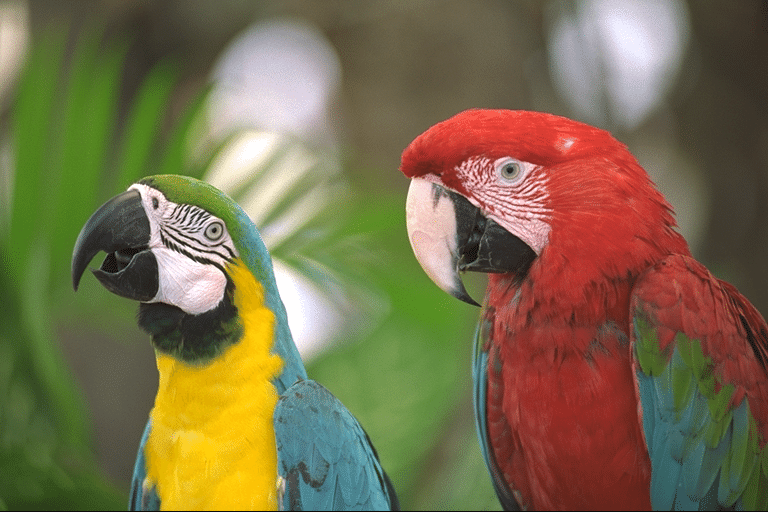
#> input picture lab4/img.png, 768 x 512 px, given in place of the camera
$ python black_rectangle.py
#> lines starting #> are read from the running program, lines starting #| are printed output that depends on the picture; after the words box and inside, x2 and y2 are one past the last pixel; in counts of white or black regions, pixels touching at a corner belong together
import cv2
import numpy as np

cap = cv2.VideoCapture(0)

core = np.ones((3, 3), np.uint8)

while cap.isOpened():
    ret, frame = cap.read()
#> frame is the input picture: shape (512, 768, 3); mean B, G, R 75.9, 109.7, 121.7
    if not(ret):
        break
    orig_frame = frame

    h1 = np.array((0, 90, 90))
    h2 = np.array((5, 255, 255))

    frame = cv2.cvtColor(frame, cv2.COLOR_BGR2HSV)
#> frame: shape (512, 768, 3); mean H, S, V 38.4, 111, 133.3

    treshold = cv2.inRange(frame, h1, h2)
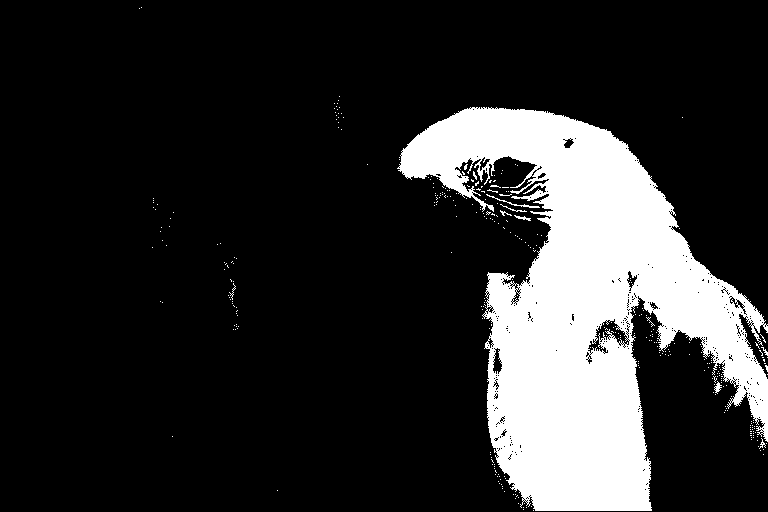
#> treshold: shape (512, 768); 17.7% white; 346 white regions (337 under 20 px), largest, box (x1, y1, x2, y2) and area: (397, 107, 768, 511) 68664, (486, 194, 540, 208) 86, (714, 381, 722, 394) 47

    cv2.imshow("HSV", frame)

    white  = cv2.erode(treshold, core)
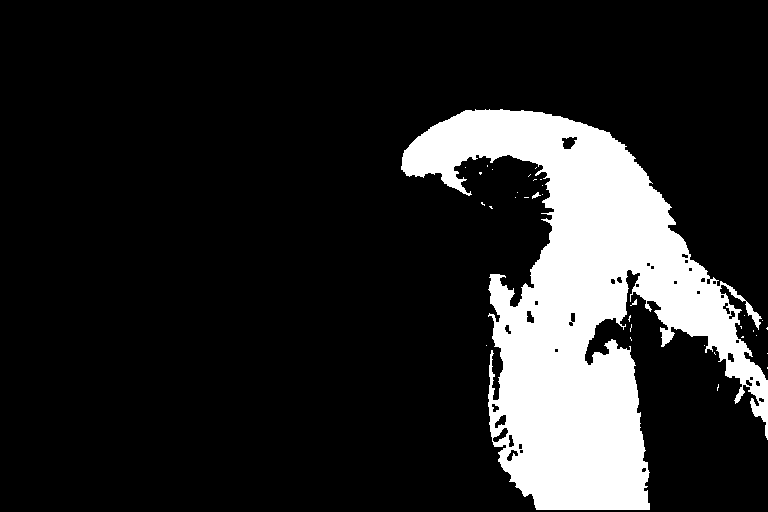
#> white: shape (512, 768); 15.7% white; 34 white regions (31 under 20 px), largest, box (x1, y1, x2, y2) and area: (401, 109, 768, 510) 61644, (532, 192, 541, 199) 28, (630, 299, 637, 306) 21
    wh_and_bl = cv2.dilate(white, core)
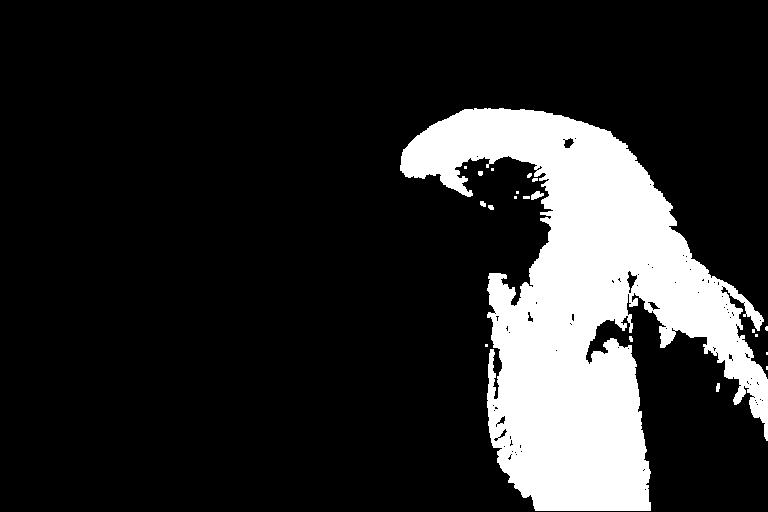
#> wh_and_bl: shape (512, 768); 16.9% white; 20 white regions (11 under 20 px)

    cv2.imshow("Red after morph", wh_and_bl)

    moments = cv2.moments(treshold)
#> moments = moments, m00 17733465, centre m10/m00, m01/m00 = (584, 306.1)

    S = moments['m00']
#> S = 17733465
    M01 = moments['m01']
#> M01 = 5.43e+09
    M10 = moments['m10']
#> M10 = 1.04e+10
    if S>0:
        x_center = int(M10 / S)
#> x_center = 584
        y_center = int(M01 / S)
#> y_center = 306

        cv2.circle(orig_frame, center=(x_center, y_center), radius=4, color=(70, 255, 255), thickness=-1)
#> orig_frame: shape (512, 768, 3); 0.01% of pixels changed, all inside (x1, y1, x2, y2) = (580, 302, 589, 311)

        contours, _ = cv2.findContours(wh_and_bl, cv2.RETR_EXTERNAL, cv2.CHAIN_APPROX_SIMPLE)
#> contours = 20 contours, 18 with area under 20; largest, box (x1, y1, x2, y2) and area: (400, 108, 768, 511) 65286, (531, 191, 544, 200) 54

        if contours:
            largest_contour = max(contours, key=cv2.contourArea)
#> largest_contour = contour of 1413 points, box (x1, y1, x2, y2) (400, 108, 768, 511), area 65286

            x, y, w, h = cv2.boundingRect(largest_contour)
#> x = 400; y = 108; w = 368; h = 403

            cv2.rectangle(orig_frame, (x, y), (x + w, y + h), (0, 0, 0), 2)
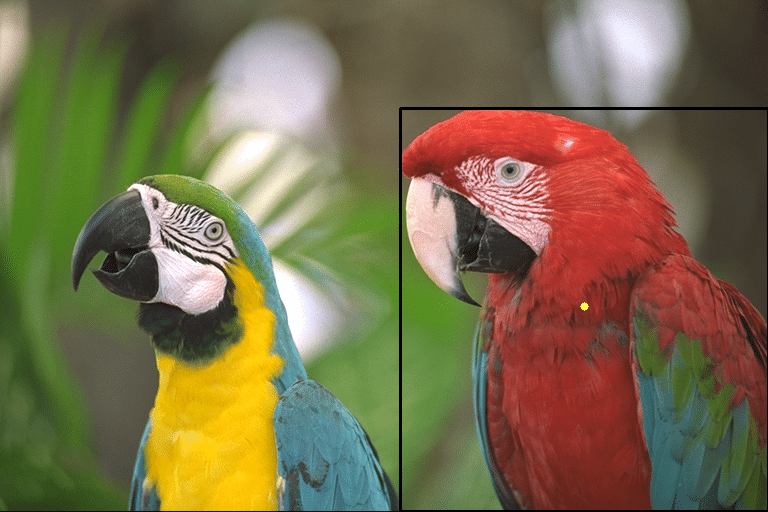
#> orig_frame: shape (512, 768, 3); mean B, G, R 75.4, 108.9, 121

    cv2.imshow("Red after morph", wh_and_bl)
    cv2.imshow("Original",orig_frame)

    if cv2.waitKey(1) & 0xFF == 27:
#> (key Esc is pressed here)
        break


cap.release()
cv2.destroyAllWindows()
